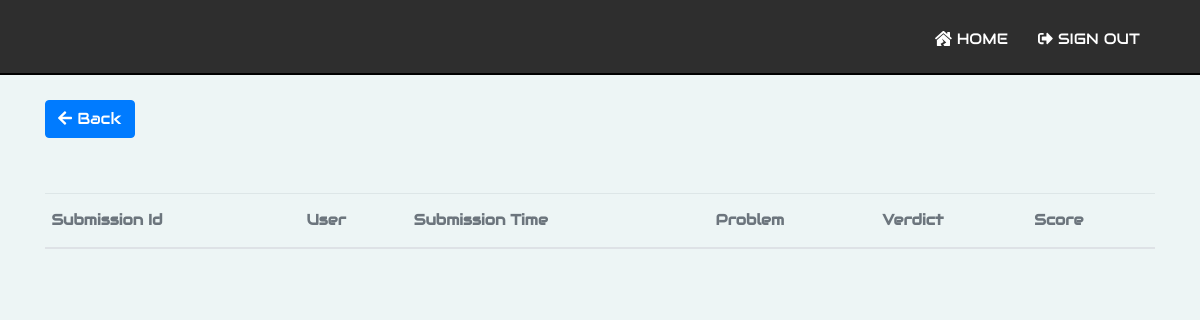
Before: /problem/5c3d499a89ef9aad8261d3c786be448a763b4694c84b372d2baaa5cf3d380053/submission (signed in) with the older database file.
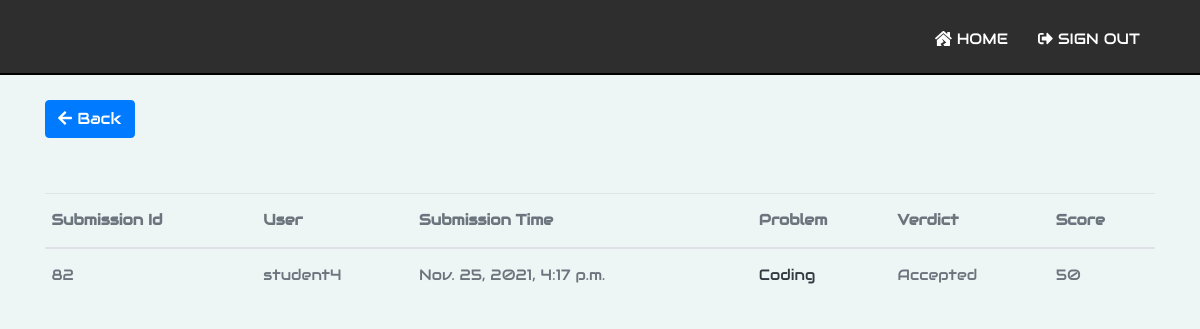
After: the same page with the newer database file.
### grader/models.py (models this page shows, shortened)
class Submission(models.Model):
    user = models.ForeignKey(User, on_delete = models.CASCADE)
    problem = models.ForeignKey(Problem, on_delete = models.CASCADE)
    submission_time = models.DateTimeField()
    language = models.TextField(default = "unidentified")
    solution = models.TextField(default = "unattempted")
    type = models.TextField()
    verdict = models.TextField(default = "submitted")
    score = models.IntegerField(default = 0)

class Problem(models.Model):
    problem_id = models.AutoField(primary_key = True)
    test = models.ForeignKey(Test, on_delete = models.CASCADE)
    title = models.CharField(max_length = 255)
    type = models.CharField(max_length = 255)
    link = models.CharField(max_length = 255)
    data = JSONField()
    def __str__(self):
        return self.title

### grader/views.py (the view)
# urls.py: url(r'^problem/(?P<problem_link>\w+)/submission$', views.submission, name='submission'),
@login_required
def submission(request, problem_link):
	try:
		problem = Problem.objects.get(link = problem_link)
		if problem.type == 'mcq':
			return HttpResponseRedirect(reverse('problem', args = (problem_link,)))
		role = UserRole.objects.get(user = request.user).role
		cur_time = timezone.localtime(timezone.now())
		if problem.test.start_time >= cur_time and role == 'student':
			return HttpResponseRedirect(reverse('index'))
		submissions = Submission.objects.all().filter(user = request.user)
		submissions = submissions.filter(problem = problem)
		submissions = submissions.order_by('-submission_time')
		page = request.GET.get('page', 1)
		paginator = Paginator(submissions, 10)
		try:
			paginated_submissions = paginator.page(page)
		except PageNotAnInteger:
			paginated_submissions = paginator.page(1)
		except EmptyPage:
			paginated_submissions = paginator.page(paginator.num_pages)
		context = {
			'title': 'Submissions - ' + problem.title,
			'problem_link': problem_link,
			'submissions': paginated_submissions
		}
	except Exception as e:
		print(e)
		return HttpResponse('Problem not found')
	return render(request, 'grader/submission.html', context=context)

### templates/grader/submission.html (shortened to what this page needs)
{% extends "grader/base.html" %}
{% block content %}
    <div class="space"></div>
    <a class="btn btn-primary" href="{% url 'problem' problem_link %}"><i class="fas fa-arrow-left"></i> Back</a>
    <div class="row">
        <div class="col-md-12">
            <div class="space"></div>
            <div class="tab-content" id="myTabContent">
                <div class="tab-pane fade active show" id="inbox" aria-labelledby="inbox-tab" role="tabpanel">
                    <div>
                        <div class="table-responsive">
                            <table class="table email-table no-wrap table-hover v-middle mb-0 font-14">
                                <thead>
                                    <tr>
                                        <th>
                                            <span class="mb-0 text-muted"> Submission Id </span>
                                        </th>
                                        <th>
                                            <span class="mb-0 text-muted"> User </span>
                                        </th>
                                        <th>
                                            <span class="mb-0 text-muted"> Submission Time </span>
                                        </th>
                                        <th>
                                            <span class="mb-0 text-muted"> Problem </span>
                                        </th>
                                        <th>
                                            <span class="mb-0 text-muted"> Verdict </span>
                                        </th>
                                        <th>
                                            <span class="mb-0 text-muted"> Score </span>
                                        </th>
                                    </tr>
                                </thead>
                                <tbody>
                                    {% for submission in submissions %}
                                        <tr>
                                            <td>
                                                <span class="mb-0 text-muted">{{ submission.id }}</span>
                                            </td>
                                            <td>
                                                <span class="mb-0 text-muted">{{ submission.user }}</span>
                                            </td>
                                            <td class="mb-0 text-muted">
                                                {{ submission.submission_time }}
                                            </td>
                                            <td>
                                                <a class="link" href="{% url 'problem' submission.problem.link %}">
                                                    <span class="text-dark">{{ submission.problem|title }}</span>
                                                </a>
                                            </td>
                                            <td class="text-muted">
                                                {{ submission.verdict|title }}
                                            </td>
                                            <td class="text-muted">
                                                {{ submission.score }}
                                            </td>
                                        </tr>
                                    {% endfor %}
                                </tbody>
                            </table>
                        </div>
                    </div>
                </div>
            </div>
        </div>
    </div>
{% endblock content %}

### templates/grader/base.html (shortened to what this page needs)
<!DOCTYPE html>
{% load static %}
<html lang="en" dir="ltr">
    <head>
        <link type="text/css" rel="stylesheet" href="https://cdnjs.cloudflare.com/ajax/libs/font-awesome/4.7.0/css/font-awesome.min.css">
        <link type="text/css" rel="stylesheet" href="https://stackpath.bootstrapcdn.com/bootstrap/4.3.1/css/bootstrap.min.css">
        <link type="text/css" rel="stylesheet" href="{% static "css/problem.css" %}">
        <link type="text/css" rel="stylesheet" href="{% static "css/create_problem.css" %}">
        <link type="text/css" rel="stylesheet" href="{% static "css/test_view.css" %}">
        <link type="text/css" rel="stylesheet" href="{% static "css/navbar.css" %}">
        <link type="text/css" rel="stylesheet" href="{% static "css/pagination.css" %}">
        <link type="text/css" rel="stylesheet" href="{% static "css/styles.css" %}">
        <link rel="stylesheet" href="https://pro.fontawesome.com/releases/v5.10.0/css/all.css"/>
    </head>
    <body class="my-login-page">
        <header class="nav-header">
            <div class="container">
                <nav>
                    <ul class="navigation">
                        <li><a href="{% url 'index' %}"><i class="fas fa-house-damage"></i> Home</a></li>
                        {% if request.user.is_authenticated %}
                            <li><a href="{% url 'signout' %}"><i class="fas fa-sign-out-alt"></i> Sign Out</a></li>
                        {% else %}
                            <li><a href="{% url 'signin' %}"><i class="fas fa-sign-in-alt"></i> Sign In</a></li>
                            <li><a href="{% url 'signup' %}"><i class="fas fa-user-plus"></i> Sign Up</a></li>
                        {% endif %}
                    </ul>
                </nav>
            </div>
        </header>
        <div class="container">
            {% block content %}
            {% endblock content %}
        </div>
        <div class="space"></div>
    </body>
</html>

### static/css/problem.css (style rules this page uses)
.no-wrap td, .no-wrap th { white-space: nowrap; }
.table td, .table th { padding: .9375rem .4rem; vertical-align: top; border-top: 1px solid rgba(120,130,140,.13); }

### static/css/create_problem.css (style rules this page uses)
.space { height: 50px; }

### static/css/navbar.css (style rules this page uses)
.nav-header { height: 75px; width: 100%; float: left; background: #2e2e2e; padding: 0 20px; color: #fff; margin-bottom: 25px; border-bottom: 2px solid black; }
.navigation { margin: 0px; float: right; }
.navigation li { list-style: none; float: left; }
.navigation li a { color: #fff; padding: 28px 15px; text-transform: uppercase; text-align: center; display: block; text-decoration: none; }

### static/css/pagination.css (style rules this page uses)
a { text-decoration: none; }

### static/css/styles.css (style rules this page uses)
body { font-family: "Audiowide", sans-serif; background-color: #edf5f5; }
html, body { height: 100%; }
body.my-login-page { font-size: 15px; }
.container .row { clear:both }
.btn { margin-bottom: 5px; }

Changed rows visible on the page:
added Submission: id "82", user "student4", submission_time "Nov. 25, 2021, 4:17 p.m.", problem "Coding", verdict "Accepted", score "50"
